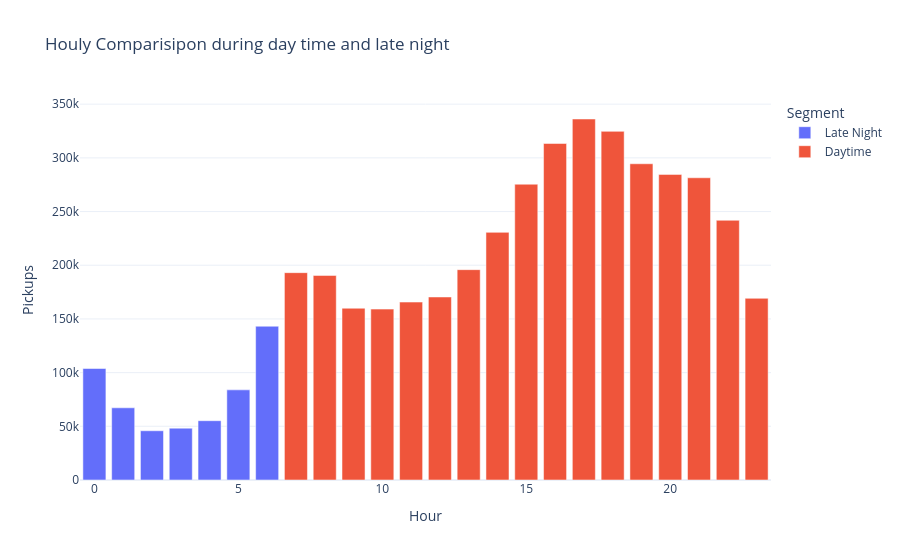

Notebook cell for this chart:
### Code cell
fig=px.bar(hourly_segment,
           x="Hour",
           y="Pickups",
           color="Segment",
           title="Houly Comparisipon during day time and late night")
fig.update_layout(template="plotly_white")
fig.show()

### Figure 1 — Plotly figure (JSON) as saved in the notebook; plotly's stock layout.template omitted (floating-point values rounded to 4 significant figures)
{"data": [{"hovertemplate": "Segment=Late Night<br>Hour=%{x}<br>Pickups=%{y}<extra></extra>", "legendgroup": "Late Night", "marker": {"color": "#636efa", "pattern": {"shape": ""}}, "name": "Late Night", "orientation": "v", "showlegend": true, "textposition": "auto", "type": "bar", "x": [0, 1, 2, 3, 4, 5, 6], "xaxis": "x", "y": [103836, 67227, 45865, 48287, 55230, 83939, 143213], "yaxis": "y"}, {"hovertemplate": "Segment=Daytime<br>Hour=%{x}<br>Pickups=%{y}<extra></extra>", "legendgroup": "Daytime", "marker": {"color": "#EF553B", "pattern": {"shape": ""}}, "name": "Daytime", "orientation": "v", "showlegend": true, "textposition": "auto", "type": "bar", "x": [7, 8, 9, 10, 11, 12, 13, 14, 15, 16, 17, 18, 19, 20, 21, 22, 23], "xaxis": "x", "y": [193094, 190504, 159967, 159148, 165703, 170452, 195877, 230625, 275466, 313400, 336190, 324679, 294513, 284604, 281460, 241858, 169190], "yaxis": "y"}], "layout": {"barmode": "relative", "legend": {"title": {"text": "Segment"}, "tracegroupgap": 0}, "title": {"text": "Houly Comparisipon during day time and late night"}, "xaxis": {"anchor": "y", "domain": [0, 1], "title": {"text": "Hour"}}, "yaxis": {"anchor": "x", "domain": [0, 1], "title": {"text": "Pickups"}}}}
